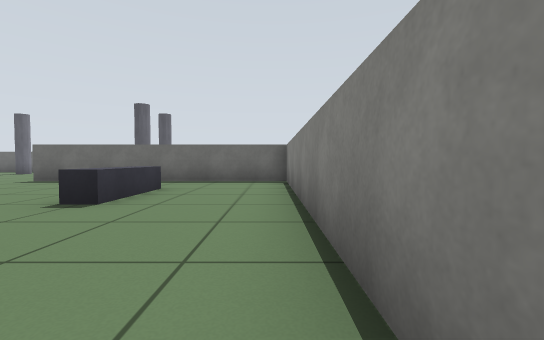
view 1 (above)

16 first-person views from a walk through a robot-simulator world made for Gazebo. The camera is 0.57 m above the floor, tilts 2° down and sees 90° across. The floor is counted in squares, 1 m on a side. Each view is taken from the middle of a square. On the plan, view 1 faces up. The plan holds only what a view shows up to about 9 squares ahead; the rest is blank. The robots in the file are not drawn.

view 2
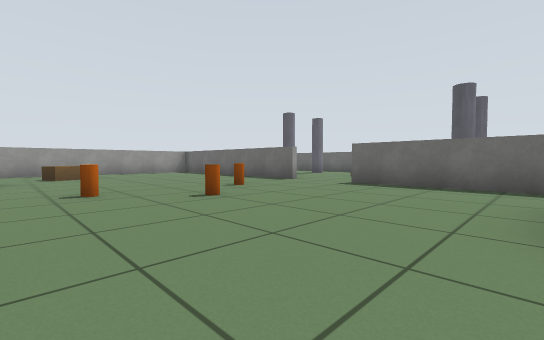

view 3
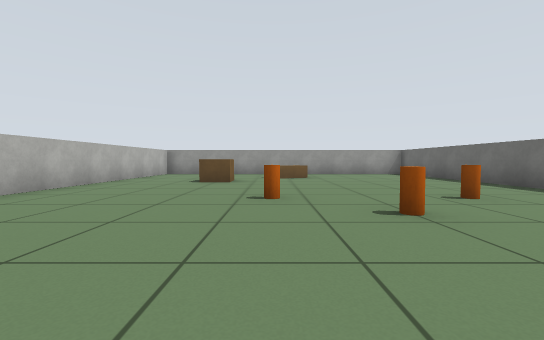

view 4
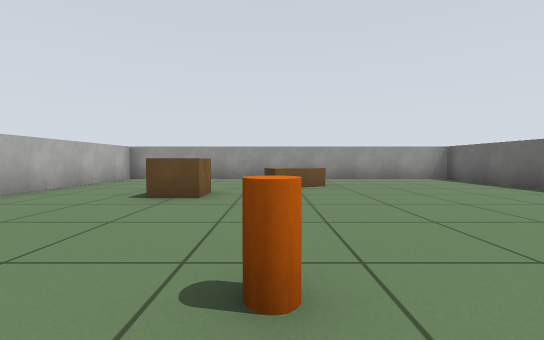

view 5
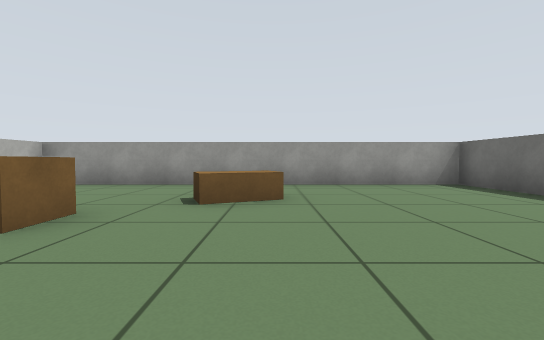

view 6
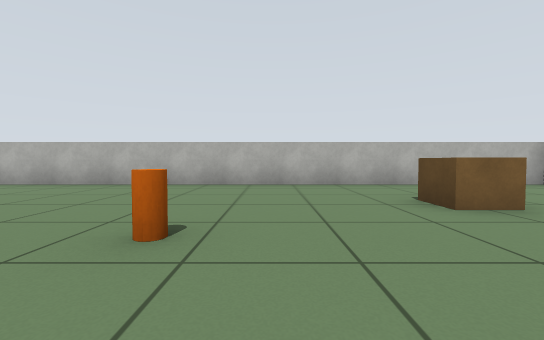

view 7
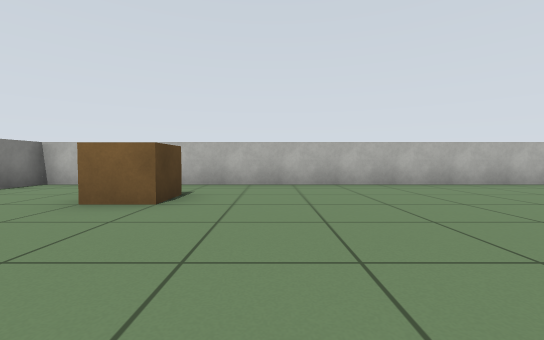

view 8
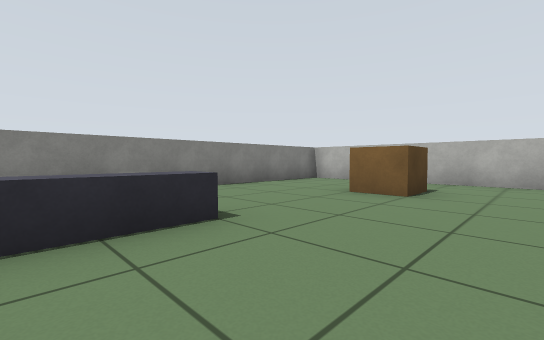

view 9
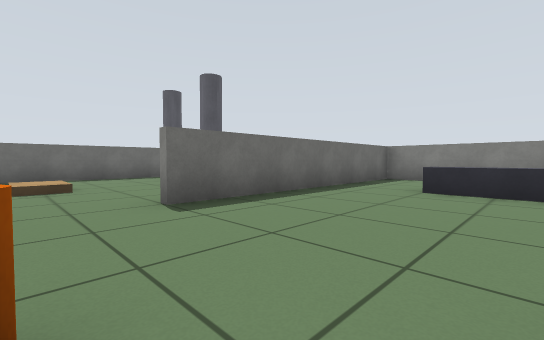

view 10
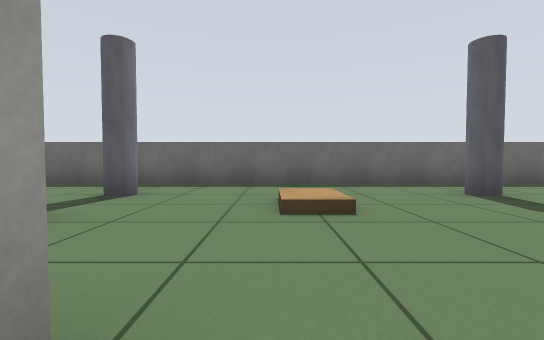

view 11
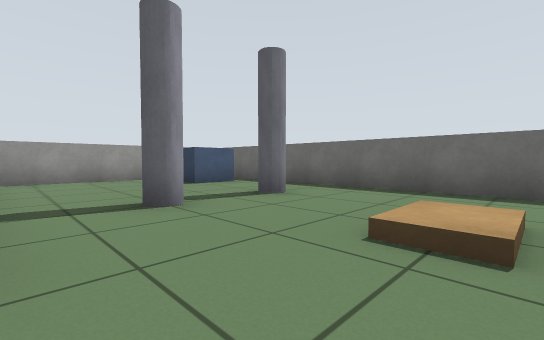

view 12
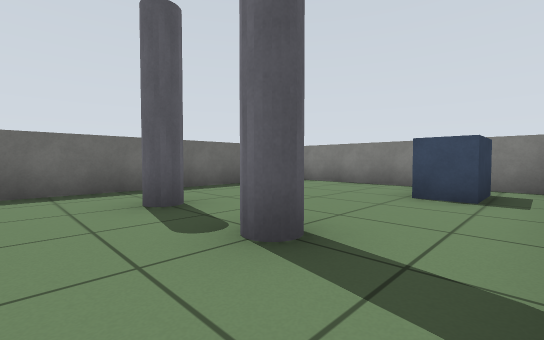

view 13
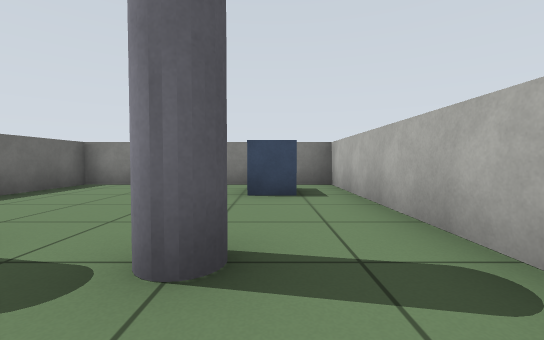

view 14
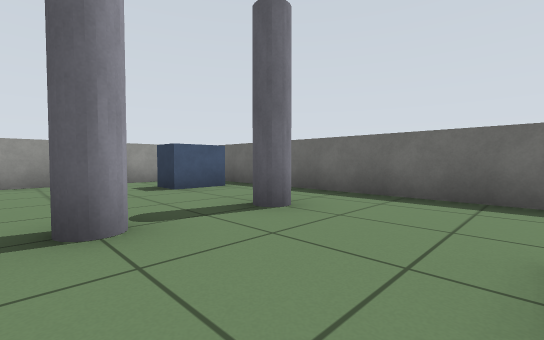

view 15
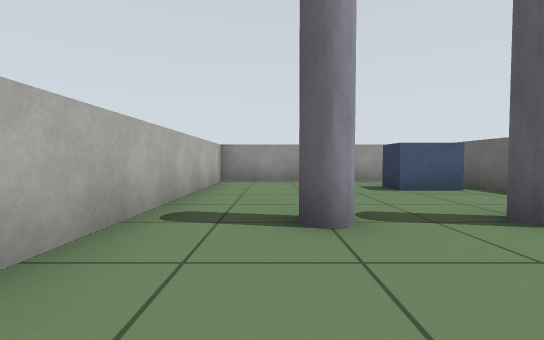

view 16
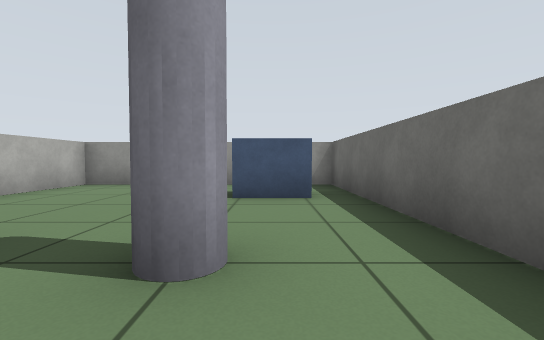

### Floor plan
Points are (right, up) in squares from view 1. A wall is a line through its corners. A room is listed if a view was taken in it or the views show most of it. See-through windows are left out.
Room 1 (views 1, 2, 3, 4, 5, 6, 7, 8, 9)
walls: (-8.5, 7.4) (-15.5, 7.4); (-1, -2.4) (0.4, -2.4) (0.4, 7); (-15.4, 7) (-15.4, -2.4) (-2.5, -2.4); (0.5, 7.4) (-6.5, 7.4)
ways out: opening at (-7.5, 7) to room 2
objects: brown box (-13, 2) to (-13, 3); brown box (-12, 0) to (-11, 1); orange cylinder (-8, 2); orange cylinder (-8, 5); orange cylinder (-7, 3); brown box (-3, 0); grey box (-2, 4) to (-2, 5)
Room 2 (views 10, 11, 12, 13, 14, 15, 16)
walls: (-4.6, 7.6) (0.4, 7.6); (-15.5, 7.6) (-9.4, 7.6); (0.4, 7) (0.4, 13.4) (-15.4, 13.4) (-15.4, 7)
ways out: opening at (-7.5, 7) to room 1
objects: blue box (-14, 12) to (-13, 12); pillar (-11, 9) to (-10, 9); pillar (-11, 11) to (-10, 11); beige box (-8, 10) to (-7, 11); pillar (-5, 9) to (-4, 9); pillar (-5, 11) to (-4, 11); blue box (-1, 9)

Positions as (right, up) in squares from view 1, and headings:
1: (0, 0), facing up
2: (-3, 1), facing up-left
3: (-4, 2), facing left
4: (-7, 2), facing left
5: (-9, 3), facing left
6: (-9, 4), facing down
7: (-5, 4), facing down
8: (-5, 5), facing down-right
9: (-8, 4), facing up-right
10: (-8, 7), facing up
11: (-7, 8), facing up-left
12: (-6, 8), facing up-right
13: (-6, 9), facing right
14: (-8, 9), facing up-left
15: (-8, 9), facing left
16: (-9, 12), facing left
